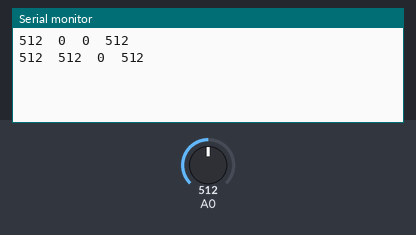
Simulated run of this sketch. Board: Arduino Uno, built with avr-gcc and run on an emulated ATmega328P. Parts: the last lines printed to the serial monitor. Inputs (shaded band) come from the test bench; at power-on: A0 = 512.

Above: at 2.8 s.
2.9 s: A0 set to 716
At 3.6 s:
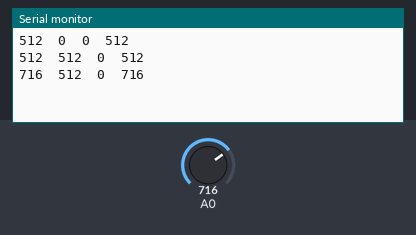
4.4 s: A0 set to 900
At 5.8 s:
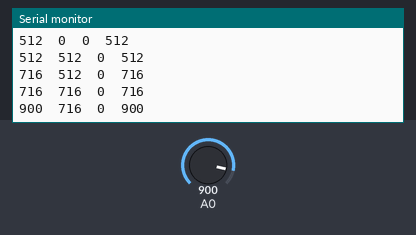
Timing chart, 0 to 7.4 s (numbered marks = the images above; inputs shaded):
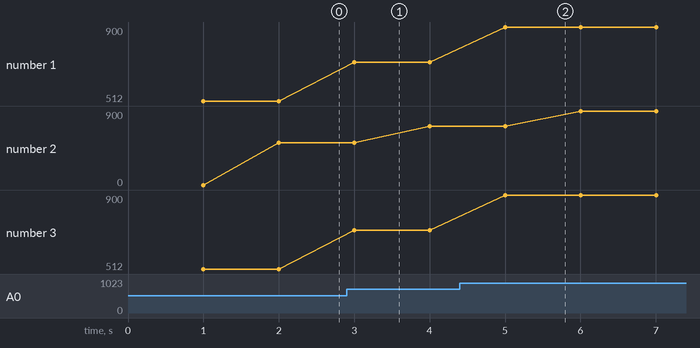

The sketch:

TouchSensorWork.ino
```cpp
//Sticky touchSensor for Halloween
//By Dan Godrick
//10/31/2016

//Demonstrates one way to keep values from a touchsensor


 int value = 0; // read from a touch sensor, but could be anything
 int prev = 0;  // previous value
 int set = 0;   // set value (used for stickyness)
 bool released = 0; //boolean variable to see when the sensor is released (need to know release)


void setup() {
  Serial.begin(9600); //Serial for logic analysis
  //pinMode(13,OUTPUT); not necessary, used for debugging
  pinMode(14,INPUT);


}

void loop() {
  delay(1000); //slowed the code down so I could understand it
  int value = analogRead(14);// reading from the touchsensor

  //First the case before the touch sensor was pushed for the first time
  if((value == 0) && (prev ==0)){
    released = 0;
  }

  //now if there is a value of zero and the previous was non-zero, the sensor was pushed
  //at some point. If this is the case, then stick the previous value into the set variable
  else if((value == 0)&& (prev != 0)){
    released = 1;// if the current value is 0, and the previous is != then the button is released
    set = prev;
  }

  //If the button is still being pushed, set the value to the current value for user feedback
  else if(value != 0){
    released = 0;
    set = value;
  }

//Print out the values and see how it performs
  Serial.print(value);
  Serial.print("\t");
  Serial.print(prev);
  Serial.print("\t");
  Serial.print(released);
  Serial.print("\t");
  Serial.println(set);
  prev = value;

}
```

Measured:
- after the input at 2.9 s, the serial monitor: prints a new line after 0.10 s (image 1)
- after the input at 4.4 s, the serial monitor: prints a new line after 0.60 s (image 2)
- plotted number 1: 512 → 716 after the input at 2.9 s, 716 → 900 after the input at 4.4 s
- plotted number 2: 512 → 716 after the input at 2.9 s, 716 → 900 after the input at 4.4 s
- plotted number 3: 512 → 716 after the input at 2.9 s, 716 → 900 after the input at 4.4 s
